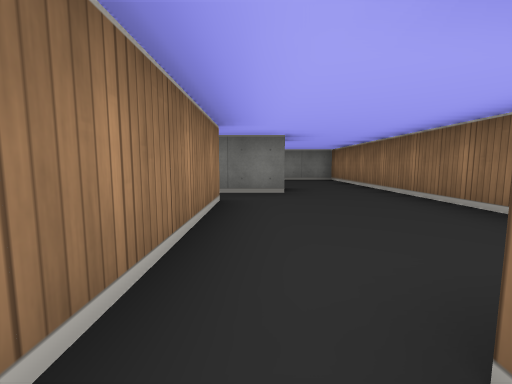
View 1 (above)

14 first-person views from a walk through a cub3D level. The camera is about half as high as the walls, tilts 6° down and sees 90° across. The floor is counted in squares. Each view is taken from the middle of a square. On the plan, view 1 faces up. The plan holds only what a view shows up to about 9 squares ahead; the rest is blank.

View 2
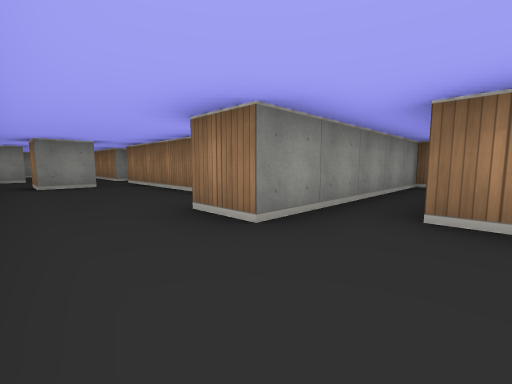

View 3
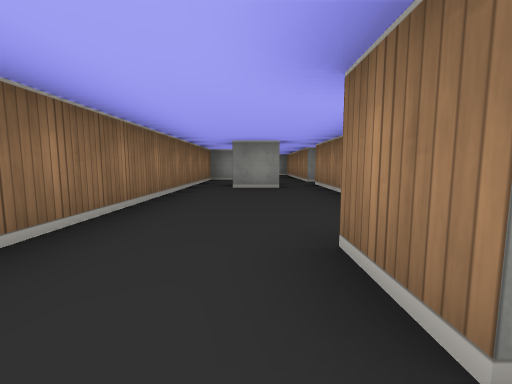

View 4
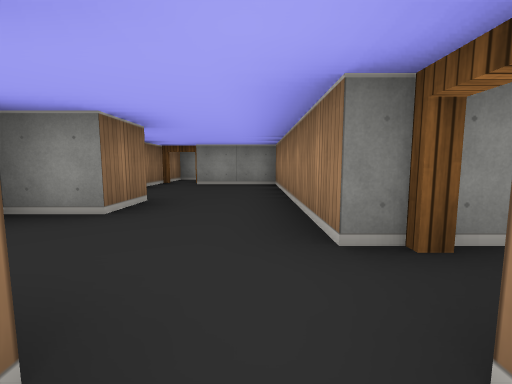

View 5
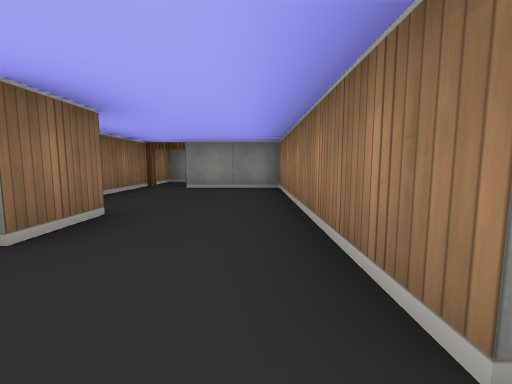

View 6
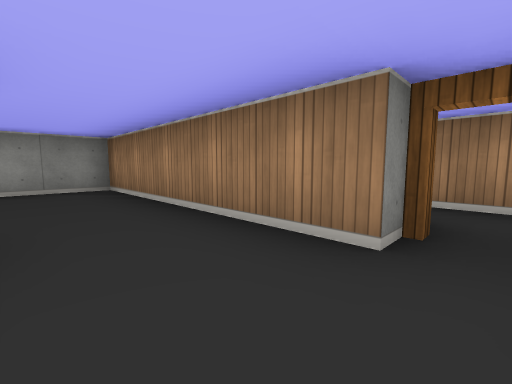

View 7
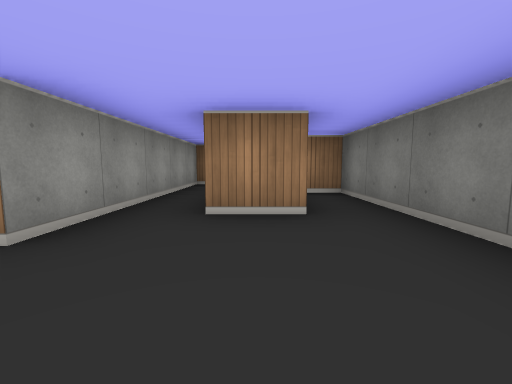

View 8
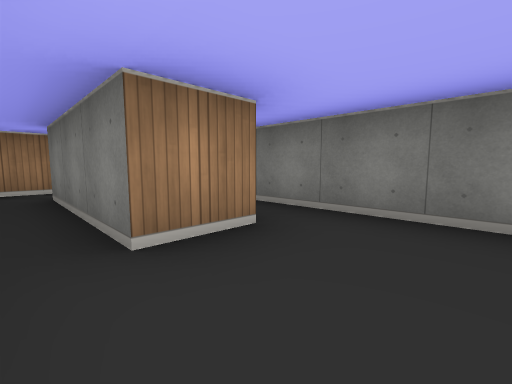

View 9
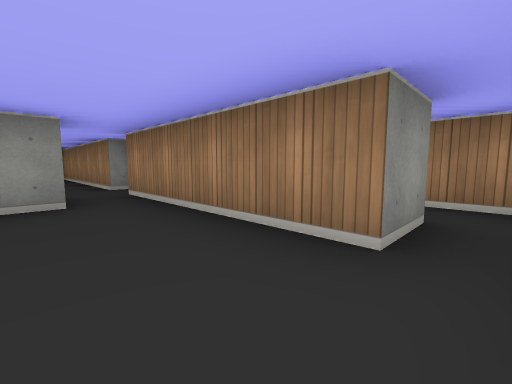

View 10
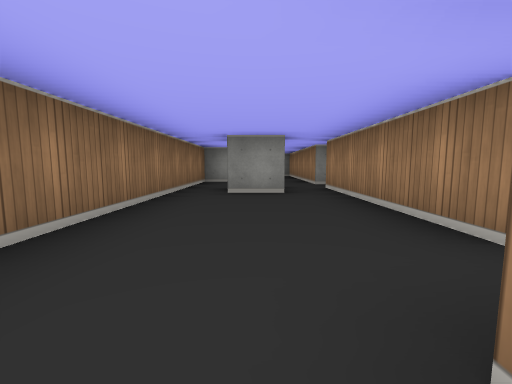

View 11
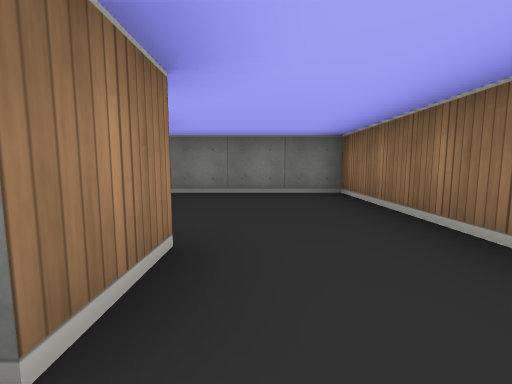

View 12
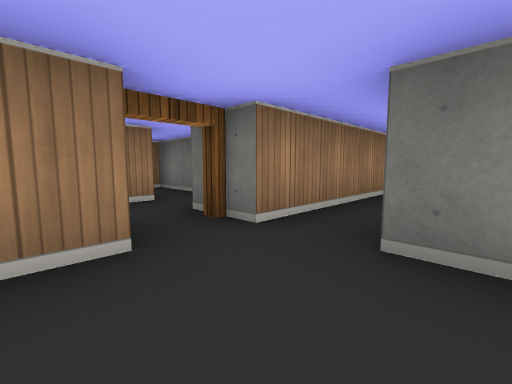

View 13
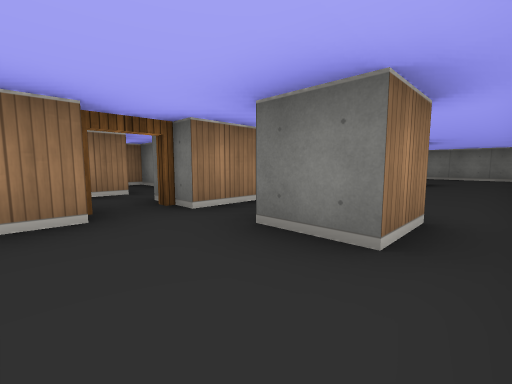

View 14
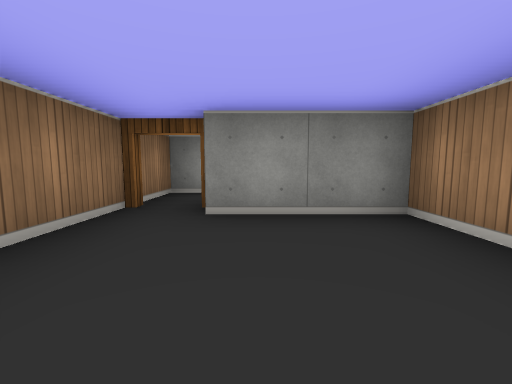

### Floor plan
Ten units are one square. View 1 is at (0, 0); x grows to the right and y downward. Boxes are objects, and circles mark ways between rooms. Rooms are numbered by the first view taken in them; rooms with no view inside come last. Other rooms are left out.
<svg viewBox="-50 -90 80 165">
<path fill="none" stroke="#000" d="M5 5 5 -5 15 -5 15 5 5 5M-5 15 -5 65 15 65M15 35 15 25 25 25 25 -55M-5 -35 -5 5M25 70 25 51M5 -55 5 -45 -8 -45M-5 -76 -5 -65 -35 -65M25 -55 25 -85 -25 -85 -25 -79M-45 -66 -45 -55 5 -55M-25 -41 -25 -32M-16 -35 -5 -35"/>
<circle cx="15" cy="-50" r="3" fill="#2a7"/>
<circle cx="-10" cy="-40" r="3" fill="#2a7"/>
<text x="10" y="10">1</text>
<text x="0" y="-70">2</text>
<text x="-20" y="-40">3</text>
</svg>
Room 1 opens to room 2. Room 1 opens to room 3.

Where each view was taken, in squares from view 1:
view 1: 0 up, 0 right, facing up
view 2: 7 up, 2 right, facing down-left
view 3: 6 up, 1 right, facing down
view 4: 0 up, 0 right, facing down
view 5: 1 down, 0 right, facing down
view 6: 1 down, 1 right, facing down-left
view 7: 7 up, 2 right, facing left
view 8: 6 up, 1 right, facing up-left
view 9: 4 up, 1 right, facing down-left
view 10: 5 up, 1 right, facing down
view 11: 4 up, 1 right, facing up
view 12: 2 down, 1 right, facing up-left
view 13: 2 down, 2 right, facing up-left
view 14: 4 down, 1 right, facing down
